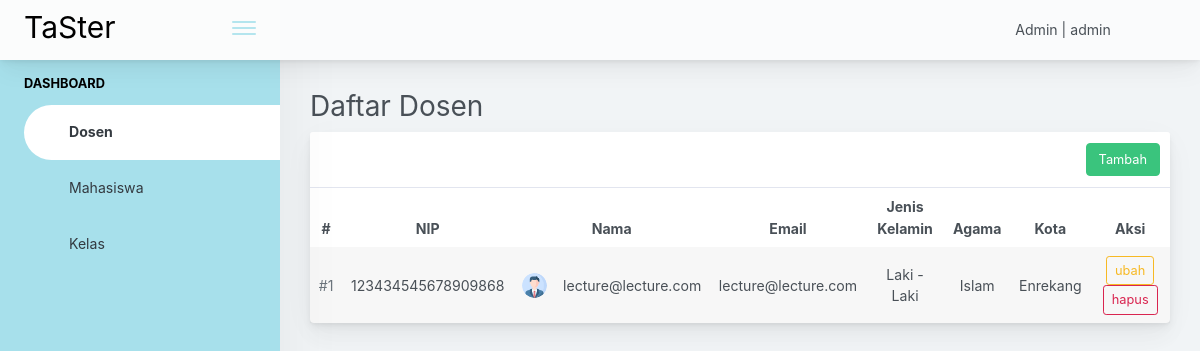
Screenshot of /pages/admin/lecture.php (signed in) with the database file from the repository.
### tables this page shows
CREATE TABLE `user` (
  `nrp_nip` varchar(18) NOT NULL,
  `nama` varchar(100) NOT NULL,
  `email` varchar(100) NOT NULL,
  `password` varchar(100) NOT NULL,
  `jenisKelamin` varchar(100) DEFAULT NULL,
  `agama` varchar(100) DEFAULT NULL,
  `kota` varchar(100) DEFAULT NULL,
  `kelasID` varchar(100) DEFAULT NULL,
  `role` varchar(10) DEFAULT NULL,
  `foto` varchar(100) DEFAULT NULL,
  PRIMARY KEY (`nrp_nip`),
  UNIQUE KEY `user_un` (`email`),
  KEY `user_nrp_nip_IDX` (`nrp_nip`,`nama`,`email`,`password`,`kelasID`,`jenisKelamin`,`agama`,`kota`) USING BTREE
);

### common/getImg.php (called while the page is built)
<?php
    function image($nrp){
        include 'connection.php';
        $query = "SELECT * FROM user WHERE nrp_nip='$nrp'";
        $result = mysqli_query($conn, $query);
        $user = mysqli_fetch_assoc($result);
        $foto = '';
        if($user['role'] == "Admin")
            $foto = '../../public/img/profileAdmin.svg';
        else{
            if($user['foto'] == ''){
                if($user['jenisKelamin'] == "Perempuan")
                    $foto = '../../public/img/profileWoman.svg';
                else
                    $foto = '../../public/img/profileMan.svg';
            } else
                $foto = '../../public/img/'.$user['foto'];
        }
        return $foto;
    }
?>

### pages/admin/lecture.php (the view, shortened to what this page needs)
<?php
    if ($_SESSION['role'] != "Admin") {
        header("Location: ../../index.php");
        exit;
    } else {
        include '../../common/connection.php';
        include '../../common/getImg.php';
        $role = $_SESSION['role'];
        $nama = $_SESSION['nama'];
        $userID = $_SESSION['id'];
        $query = "SELECT * FROM user WHERE role='Dosen'";
        $result = mysqli_query($conn, $query);
    }
?>
<!doctype html>
<html lang="en">
<head>
    <link rel="stylesheet" href="https://pro.fontawesome.com/releases/v5.10.0/css/all.css"
 />
    <link rel="stylesheet"
        href="https://maxst.icons8.com/vue-static/landings/line-awesome/line-awesome/1.3.0/css/line-awesome.min.css">
    <link rel="stylesheet"
        href="https://maxst.icons8.com/vue-static/landings/line-awesome/font-awesome-line-awesome/css/all.min.css">
    <link href="../../assets/css/main.css" rel="stylesheet" />
    <link href="../../assets/css/admin-card.css" rel="stylesheet">
</head>
<body>
    <div class="app-container app-theme-white body-tabs-shadow fixed-sidebar fixed-header">
        <div class="app-header header-shadow">
            <div class="app-header__logo">
                <div class="logo-src"><a href="index.php">TaSter</a></div>
                <div class="header__pane ml-auto">
                    <div>
                        <button type="button" class="hamburger close-sidebar-btn hamburger--elastic"
                            data-class="closed-sidebar">
                            <span class="hamburger-box">
                                <span class="hamburger-inner"></span>
                            </span>
                        </button>
                    </div>
                </div>
            </div>
            <div class="app-header__content">
                <div class="app-header-right">
                    <div class="header-btn-lg pr-0">
                        <div class="widget-content p-0">
                            <div class="widget-content-wrapper">
                                <div class="widget-content-left">
                                    <div class="btn-group d-flex align-items-center justify-content-between">
                                        <span class="col-10"
                                            style="width: 300px;text-align: right;"><?= $role.' | '.$nama; ?></span>
                                        <a data-toggle="dropdown" aria-haspopup="true" aria-expanded="false"
                                            class="p-0 btn col-2">
                                            <img width="42" class="rounded-circle" src="<?php echo image($userID); ?>"
                                        </a>
                                    </div>
                                </div>
                            </div>
                        </div>
                    </div>
                </div>
            </div>
        </div>
        <div class="app-main">
            <div class="app-sidebar sidebar-shadow">
                <div class="scrollbar-sidebar">
                    <div class="app-sidebar__inner">
                        <ul class="vertical-nav-menu">
                            <li class="app-sidebar__heading">Dashboard</li>
                            <li>
                                <a href="lecture.php" class="mm-active">
                                    <i class="las la-user-tie"></i> Dosen
                                </a>
                                <a href="student.php" class="">
                                    <i class="las la-graduation-cap"></i> Mahasiswa
                                </a>
                                <a href="class.php" class="">
                                    <i class="las la-university"></i> Kelas
                                </a>
                            </li>
                        </ul>
                    </div>
                </div>
            </div>
            <div class="app-main__outer">
                <div class="app-main__inner">
                    <header>
                        <h3>Daftar Dosen</h3>
                    </header>
                    <div class="row">
                        <div class="col-md-12">
                            <div class="main-card mb-3 card">
                                <div class="card-header">
                                    <div class="btn-actions-pane-right">
                                        <div role="group" class="btn-group-sm btn-group">
                                            <a href="lecture-add.php"><button
                                                    class="active btn btn-outline-success">Tambah</button></a>
                                        </div>
                                    </div>
                                </div>
                                <?php if(mysqli_num_rows($result) == 0) : ?>
                                <center>Belum ada Data</center>
                                <?php else : ?>
                                <div class="table-responsive">
                                    <table class="align-middle mb-0 table table-borderless table-striped table-hover">
                                        <thead>
                                            <tr>
                                                <th class="text-center">#</th>
                                                <th class="text-center">NIP</th>
                                                <th class="text-center">Nama</th>
                                                <th class="text-center">Email</th>
                                                <th class="text-center">Jenis Kelamin</th>
                                                <th class="text-center">Agama</th>
                                                <th class="text-center">Kota</th>
                                                <th class="text-center">Aksi</th>
                                            </tr>
                                        </thead>
                                        <tbody>
                                            <?php $i=1; ?>
                                            <?php foreach($result as $dosen) : ?>
                                            <tr>
                                                <td class="text-center text-muted">#<?= $i; ?></td>
                                                <td class="text-center"><?= $dosen['nrp_nip']; ?></td>
                                                <td>
                                                    <div class="widget-content p-0">
                                                        <div class="widget-content-wrapper">
                                                            <div class="widget-content-left mr-3">
                                                                <div class="widget-content-left">
                                                                    <img width="25" class="rounded-circle"
                                                                        src="<?php echo image($dosen['nrp_nip']); ?>"
                                                                        alt="">
                                                                </div>
                                                            </div>
                                                            <div class="widget-content-left flex2">
                                                                <div><?= $dosen['nama']; ?></div>
                                                            </div>
                                                        </div>
                                                    </div>
                                                </td>
                                                <td><?= $dosen['email']; ?></td>
                                                <td class="text-center"><?= $dosen['jenisKelamin']; ?></td>
                                                <td class="text-center"><?= $dosen['agama']; ?></td>
                                                <td class="text-center"><?= $dosen['kota']; ?></td>
                                                <td class="text-center">
                                                    <a href="lecture-edit.php?nip=<?= $dosen['nrp_nip']; ?>"><button
                                                            type="button" id="PopoverCustomT-1"
                                                            class="btn btn-outline-warning btn-sm">ubah</button></a>
                                                    <a
                                                        href="../../controller/admin/lecture-del.php?nip=<?= $dosen['nrp_nip']; ?>"><button
                                                            type="button" id="PopoverCustomT-1"
                                                            class="btn btn-outline-danger btn-sm">hapus</button></a>
                                                </td>
                                            </tr>
                                            <?php $i++; ?>
                                            <?php endforeach; ?>
                                        </tbody>
                                    </table>
                                </div>
                                <?php endif; ?>
                            </div>
                        </div>
                    </div>
                </div>
            </div>

### rows the page displays
user: nrp_nip "123434545678909868", nama "lecture@lecture.com", email "lecture@lecture.com", jenisKelamin "Laki - Laki", agama "Islam", kota "Enrekang"

### other values shown
$role "Admin"
$nama "admin"
